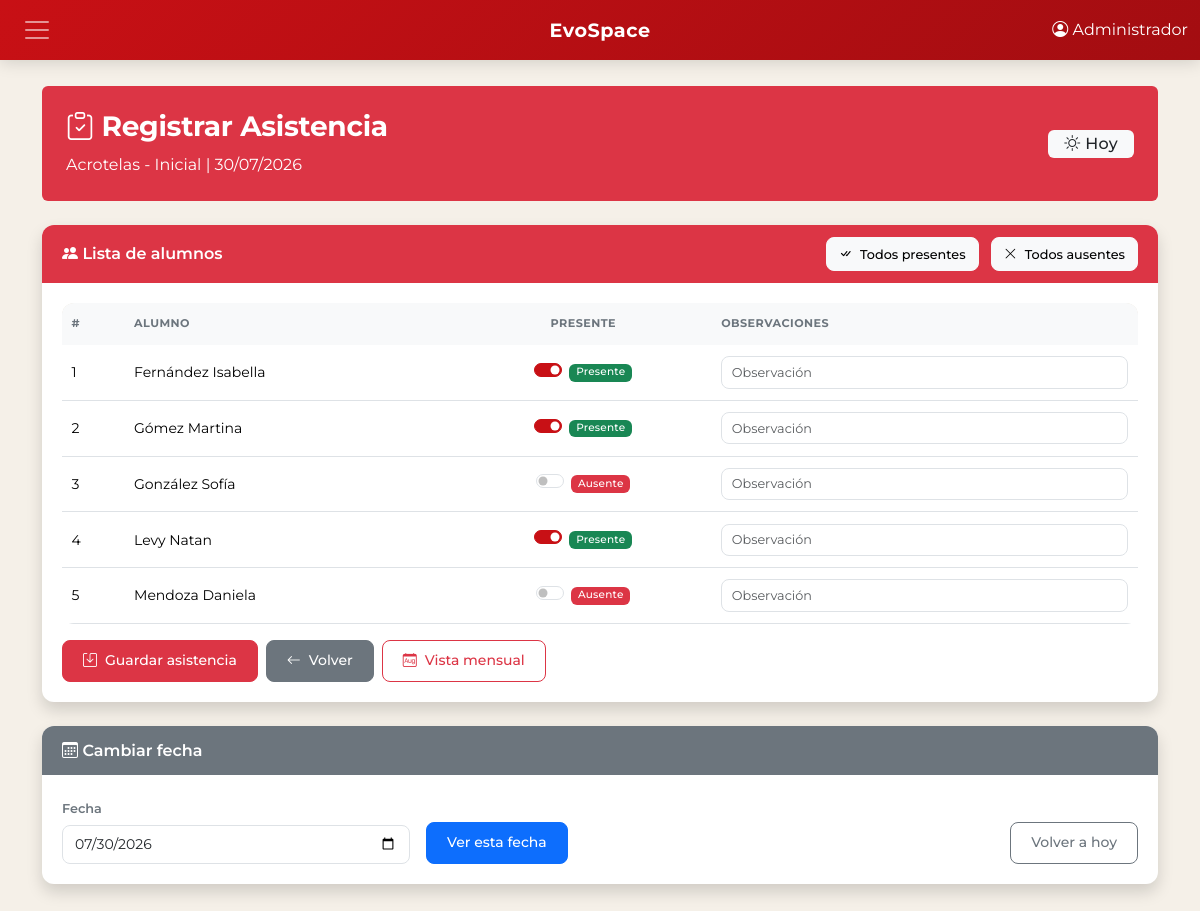
Screenshot of /secciones/asistencia/registrar.php?id_curso=1 (signed in) with the database file from the repository.
### tables this page shows
CREATE TABLE `cursos` (
  `id_curso` int(11) NOT NULL,
  `nombre` varchar(100) NOT NULL,
  `tipo` enum('Acrotelas','Infantil','Superior') NOT NULL,
  `orden` int(11) NOT NULL,
  `activo` tinyint(1) DEFAULT 1,
  `cupo_maximo` int(11) DEFAULT NULL COMMENT 'NULL = sin limite'
);

CREATE TABLE `alumnos` (
  `id_alumno` int(11) NOT NULL,
  `nombre` varchar(100) NOT NULL,
  `apellido` varchar(100) NOT NULL,
  `id_curso` int(11) NOT NULL,
  `anio_ingreso` year(4) NOT NULL,
  `horas_profesionales` decimal(6,2) DEFAULT 0.00,
  `ci` varchar(20) NOT NULL,
  `telefono` varchar(20) DEFAULT NULL,
  `id_padre` int(11) DEFAULT NULL,
  `becado` tinyint(1) DEFAULT 0,
  `activo` tinyint(1) DEFAULT 1,
  `fecha_creacion` timestamp NOT NULL DEFAULT current_timestamp()
);

### secciones/asistencia/registrar.php (the view, shortened to what this page needs)
<?php
require_once '../../config/db.php';
$id_curso = isset($_GET['id_curso']) ? (int)$_GET['id_curso'] : 0;
$fecha = isset($_GET['fecha']) ? $_GET['fecha'] : date('Y-m-d');
include '../../includes/header.php';
include '../../includes/navbar.php';
$stmt = $pdo->prepare("SELECT nombre, tipo FROM cursos WHERE id_curso = ?");
$stmt->execute([$id_curso]);
$curso = $stmt->fetch();
$stmt = $pdo->prepare("SELECT id_alumno, nombre, apellido FROM alumnos WHERE id_curso = ? AND activo = 1 ORDER BY apellido, nombre");
$stmt->execute([$id_curso]);
$alumnos = $stmt->fetchAll(PDO::FETCH_ASSOC);
$asistenciasExistentes = [];
if (!empty($alumnos)) {
    $ids = array_column($alumnos, 'id_alumno');
    $placeholders = implode(',', array_fill(0, count($ids), '?'));
    $stmt = $pdo->prepare("SELECT id_alumno, presente, observaciones FROM asistencia WHERE id_curso = ? AND fecha = ? AND id_alumno IN ($placeholders)");
    $stmt->execute(array_merge([$id_curso, $fecha], $ids));
    $asistenciasExistentes = $stmt->fetchAll(PDO::FETCH_ASSOC | PDO::FETCH_GROUP);
}
?>
<div class="container mt-3">
    <div class="bg-danger text-white p-4 rounded mb-4 d-flex justify-content-between align-items-center flex-wrap gap-2">
        <div>
            <h3 class="h3 fw-bold"><i class="bi bi-clipboard-check"></i> Registrar Asistencia</h3>
            <p class="mb-0"><?= htmlspecialchars($curso['tipo'] . ' - ' . $curso['nombre']) ?> | <?= date('d/m/Y', strtotime($fecha)) ?></p>
        </div>
        <?php if ($fecha === date('Y-m-d')): ?>
            <span class="badge bg-light text-dark fs-6 px-3"><i class="bi bi-sun"></i> Hoy</span>
        <?php endif; ?>
    </div>
    <div class="card shadow">
        <div class="card-header bg-danger text-white d-flex justify-content-between align-items-center">
            <span><i class="bi bi-people-fill"></i> Lista de alumnos</span>
            <div>
                <button type="button" class="btn btn-light btn-sm me-2" onclick="marcarTodos(true)">
                    <i class="bi bi-check-all"></i> Todos presentes
                </button>
                <button type="button" class="btn btn-light btn-sm" onclick="marcarTodos(false)">
                    <i class="bi bi-x-lg"></i> Todos ausentes
                </button>
            </div>
        </div>
        <div class="card-body">
            <form method="POST" id="formAsistencia">
                <div class="table-responsive">
                    <table class="table table-hover table-sm align-middle">
                        <thead class="table-light">
                            <tr>
                                <th>#</th>
                                <th>Alumno</th>
                                <th class="text-center">Presente</th>
                                <th>Observaciones</th>
                            </tr>
                        </thead>
                        <tbody>
                            <?php if (empty($alumnos)): ?>
                                <tr><td colspan="4" class="text-center">No hay alumnos en este curso.</td></tr>
                            <?php else: ?>
                                <?php foreach ($alumnos as $index => $alumno):
                                    $asistencia = $asistenciasExistentes[$alumno['id_alumno']][0] ?? null;
                                    $presente = $asistencia ? $asistencia['presente'] : 1;
                                    $obs = $asistencia ? $asistencia['observaciones'] : '';
                                ?>
                                    <tr>
                                        <td><?= $index + 1 ?></td>
                                        <td><?= htmlspecialchars($alumno['apellido'] . ' ' . $alumno['nombre']) ?></td>
                                        <td class="text-center">
                                            <div class="form-check form-switch d-inline-block">
                                                <input class="form-check-input" type="checkbox" name="presente[<?= $alumno['id_alumno'] ?>]" value="1" <?= $presente ? 'checked' : '' ?>>
                                                <label class="form-check-label">
                                                    <span class="badge bg-<?= $presente ? 'success' : 'danger' ?> status-badge"><?= $presente ? 'Presente' : 'Ausente' ?></span>
                                                </label>
                                            </div>
                                        </td>
                                        <td>
                                            <input type="text" name="observacion[<?= $alumno['id_alumno'] ?>]" class="form-control form-control-sm" placeholder="Observación" value="<?= htmlspecialchars($obs) ?>">
                                        </td>
                                    </tr>
                                <?php endforeach; ?>
                            <?php endif; ?>
                        </tbody>
                    </table>
                </div>
                <div class="mt-3 d-flex gap-2 flex-wrap">
                    <button type="submit" class="btn btn-danger">
                        <i class="bi bi-save"></i> Guardar asistencia
                    </button>
                    <a href="index.php" class="btn btn-secondary">
                        <i class="bi bi-arrow-left"></i> Volver
                    </a>
                    <a href="mensual.php?id_curso=<?= $id_curso ?>" class="btn btn-outline-danger">
                        <i class="bi bi-calendar-month"></i> Vista mensual
                    </a>
                </div>
            </form>
        </div>
    </div>
    <div class="card shadow mt-4">
        <div class="card-header bg-secondary text-white">
            <i class="bi bi-calendar3"></i> Cambiar fecha
        </div>
        <div class="card-body">
            <form method="GET" class="row g-3">
                <div class="col-md-4">
                    <label class="form-label">Fecha</label>
                    <input type="date" name="fecha" class="form-control" value="<?= $fecha ?>">
                </div>
                <div class="col-md-4 d-flex align-items-end">
                    <button type="submit" class="btn btn-primary">Ver esta fecha</button>
                </div>
                <div class="col-md-4 d-flex align-items-end justify-content-end">
                    <a href="registrar.php?id_curso=<?= $id_curso ?>" class="btn btn-outline-secondary">Volver a hoy</a>
                </div>
            </form>
        </div>
    </div>
</div>
<?php include '../../includes/footer.php'; ?>

### assets/css/estilos.css (style rules this page uses)
:root { --evo-primary: #c81015; --evo-primary-dark: #a30d11; --evo-primary-light: #e85a5e; --evo-secondary: #6c757d; --evo-accent: #d4a017; --evo-bg: #f5f0e8; --evo-bg-alt: #ebe5d9; --evo-surface: #ffffff; --evo-text: #2c2c2c; --evo-text-muted: #6c757d; --evo-border: #dee2e6; --evo-success: #198754; --evo-warning: #ffc107; --evo-info: #0dcaf0; --evo-danger: #dc3545; --evo-radius: 0.75rem; --evo-radius-sm: 0.5rem; --evo-shadow: 0 2px 12px rgba(0,0,0,0.08); --evo-shadow-lg: 0 8px 30px rgba(0,0,0,0.12); --evo-transition: 0.25s ease; }
* { font-family: "Montserrat", sans-serif; }
body { background-color: var(--evo-bg); padding-top: 70px; padding-bottom: 30px; color: var(--evo-text); line-height: 1.6; }
h1, h2, h3, h4, h5, h6 { font-weight: 700; letter-spacing: -0.01em; }
.btn { padding: 0.5rem 1.25rem; font-size: 0.875rem; border-radius: var(--evo-radius-sm); height: 42px; display: inline-flex; align-items: center; justify-content: center; gap: 0.5rem; white-space: nowrap; transition: all var(--evo-transition); font-weight: 500; }
.btn-sm { height: 34px; padding: 0.25rem 0.75rem; font-size: 0.8rem; }
.card { border: none; border-radius: var(--evo-radius); box-shadow: var(--evo-shadow); transition: all var(--evo-transition); overflow: hidden; }
.card-header { font-weight: 600; padding: 0.75rem 1.25rem; border-bottom: none; }
.card-body { padding: 1.25rem; }
.table { margin-bottom: 0; }
.table { margin-bottom: 0; border-collapse: separate; border-spacing: 0; }
.table thead { position: sticky; top: 0; z-index: 2; }
.table thead th { font-weight: 700; text-transform: uppercase; font-size: 0.7rem; letter-spacing: 0.04em; color: var(--evo-text-muted); border-bottom: none; padding: 0.75rem 0.6rem; vertical-align: middle; }
.table thead tr { background: var(--evo-bg-alt); }
.table thead tr:first-child th:first-child { border-top-left-radius: var(--evo-radius-sm); }
.table thead tr:first-child th:last-child { border-top-right-radius: var(--evo-radius-sm); }
.table tbody tr { transition: background var(--evo-transition); border-bottom: 1px solid var(--evo-border); }
.table tbody tr:last-child { border-bottom: none; }
.table td { padding: 0.7rem 0.6rem; vertical-align: middle; font-size: 0.875rem; border-bottom: 1px solid var(--evo-border); }
.table-responsive { border-radius: var(--evo-radius); overflow-x: auto; }
.form-label { font-weight: 600; font-size: 0.8rem; margin-bottom: 0.3rem; color: var(--evo-text-muted); }
.form-control, .form-select { border-radius: var(--evo-radius-sm); border: 1.5px solid var(--evo-border); padding: 0.5rem 0.75rem; font-size: 0.875rem; transition: border-color var(--evo-transition), box-shadow var(--evo-transition); }
.form-control-sm, .form-select-sm { padding: 0.35rem 0.6rem; font-size: 0.8rem; }
.form-check-input:checked { background-color: var(--evo-primary); border-color: var(--evo-primary); }
.badge { font-weight: 500; letter-spacing: 0.02em; padding: 0.35em 0.65em; }
.gap-2 { gap: 0.5rem; }

### rows the page displays
cursos: tipo+nombre "Acrotelas - Inicial"
alumnos: apellido+nombre "Fernández Isabella", id_alumno "☑", shows "Presente"
alumnos: apellido+nombre "Gómez Martina", id_alumno "☑", shows "Presente"
alumnos: apellido+nombre "González Sofía", shows "Ausente"
alumnos: apellido+nombre "Levy Natan", id_alumno "☑", shows "Presente"
alumnos: apellido+nombre "Mendoza Daniela", shows "Ausente"

### other values shown
$_SESSION['nombre_completo'] "Administrador"
date('d/m/Y', strtotime($fecha)) "30/07/2026"
